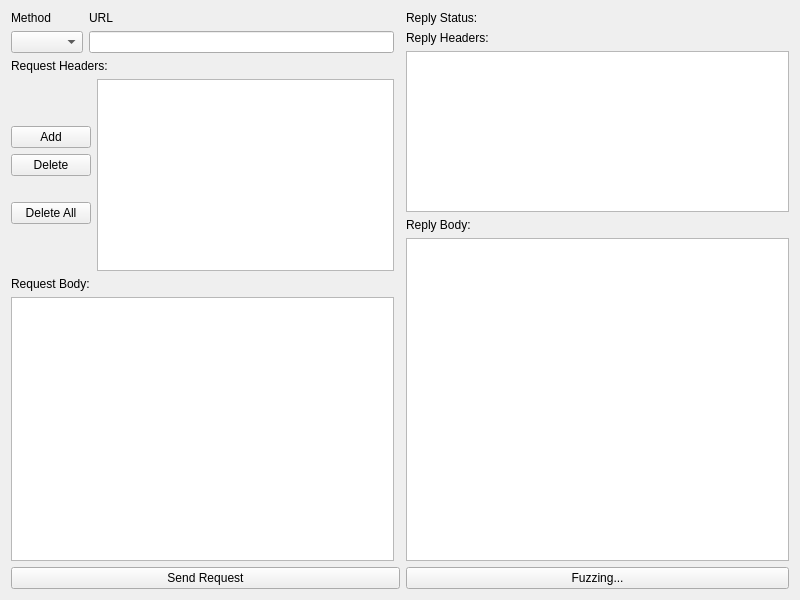
<?xml version="1.0" encoding="UTF-8"?>
<ui version="4.0">
 <class>GuiRepeater</class>
 <widget class="QWidget" name="GuiRepeater">
  <property name="geometry">
   <rect>
    <x>0</x>
    <y>0</y>
    <width>800</width>
    <height>600</height>
   </rect>
  </property>
  <property name="windowTitle">
   <string>HTTP(S) Gui Client</string>
  </property>
  <layout class="QGridLayout" name="gridLayout">
   <item row="2" column="0">
    <layout class="QVBoxLayout" name="requestVLayout">
     <item>
      <layout class="QGridLayout" name="editRequestLayout">
       <item row="5" column="0">
        <layout class="QHBoxLayout" name="horizontalLayout">
         <item>
          <layout class="QVBoxLayout" name="verticalLayout">
           <item>
            <spacer name="requestButtonsVSpacer">
             <property name="orientation">
              <enum>Qt::Vertical</enum>
             </property>
             <property name="sizeHint" stdset="0">
              <size>
               <width>20</width>
               <height>40</height>
              </size>
             </property>
            </spacer>
           </item>
           <item>
            <widget class="QPushButton" name="addRequestHeaderButon">
             <property name="text">
              <string>Add</string>
             </property>
            </widget>
           </item>
           <item>
            <widget class="QPushButton" name="deleteRequetHeaderButton">
             <property name="text">
              <string>Delete</string>
             </property>
            </widget>
           </item>
           <item>
            <spacer name="verticalSpacer_2">
             <property name="orientation">
              <enum>Qt::Vertical</enum>
             </property>
             <property name="sizeType">
              <enum>QSizePolicy::Maximum</enum>
             </property>
             <property name="sizeHint" stdset="0">
              <size>
               <width>20</width>
               <height>20</height>
              </size>
             </property>
            </spacer>
           </item>
           <item>
            <widget class="QPushButton" name="deleteAllRequestHeaderButton">
             <property name="text">
              <string>Delete All</string>
             </property>
            </widget>
           </item>
           <item>
            <spacer name="verticalSpacer">
             <property name="orientation">
              <enum>Qt::Vertical</enum>
             </property>
             <property name="sizeHint" stdset="0">
              <size>
               <width>20</width>
               <height>40</height>
              </size>
             </property>
            </spacer>
           </item>
          </layout>
         </item>
         <item>
          <widget class="QTableView" name="requestHeadersTableView">
           <property name="sizePolicy">
            <sizepolicy hsizetype="Expanding" vsizetype="Expanding">
             <horstretch>0</horstretch>
             <verstretch>1</verstretch>
            </sizepolicy>
           </property>
          </widget>
         </item>
        </layout>
       </item>
       <item row="4" column="0">
        <widget class="QLabel" name="requestHeadersLabel">
         <property name="text">
          <string>Request Headers:</string>
         </property>
        </widget>
       </item>
       <item row="7" column="0">
        <widget class="QLabel" name="requestBodyLabel">
         <property name="text">
          <string>Request Body:</string>
         </property>
         <property name="buddy">
          <cstring>requestBodyPlainTextEdit</cstring>
         </property>
        </widget>
       </item>
       <item row="8" column="0">
        <widget class="QPlainTextEdit" name="requestBodyPlainTextEdit">
         <property name="sizePolicy">
          <sizepolicy hsizetype="Expanding" vsizetype="Expanding">
           <horstretch>0</horstretch>
           <verstretch>2</verstretch>
          </sizepolicy>
         </property>
        </widget>
       </item>
       <item row="2" column="0">
        <layout class="QGridLayout" name="startingLineGridLayout">
         <item row="0" column="0">
          <widget class="QLabel" name="requestMethodLabel">
           <property name="text">
            <string>Method</string>
           </property>
           <property name="buddy">
            <cstring>requestMethodComboBox</cstring>
           </property>
          </widget>
         </item>
         <item row="0" column="1">
          <widget class="QLabel" name="urlLineEditLabel">
           <property name="text">
            <string>URL</string>
           </property>
           <property name="buddy">
            <cstring>urlLineEdit</cstring>
           </property>
          </widget>
         </item>
         <item row="1" column="0">
          <widget class="QComboBox" name="requestMethodComboBox">
           <property name="currentText">
            <string notr="true"/>
           </property>
          </widget>
         </item>
         <item row="1" column="1">
          <widget class="QLineEdit" name="urlLineEdit"/>
         </item>
        </layout>
       </item>
      </layout>
     </item>
    </layout>
   </item>
   <item row="2" column="2">
    <layout class="QVBoxLayout" name="replyVLayout">
     <item>
      <layout class="QHBoxLayout" name="replyStatusHLayout">
       <item>
        <widget class="QLabel" name="replyStatusStatusLabel">
         <property name="sizePolicy">
          <sizepolicy hsizetype="Maximum" vsizetype="Preferred">
           <horstretch>0</horstretch>
           <verstretch>0</verstretch>
          </sizepolicy>
         </property>
         <property name="text">
          <string>Reply Status:</string>
         </property>
        </widget>
       </item>
       <item>
        <widget class="QLabel" name="replyStatusCodeDescriptionLabel">
         <property name="text">
          <string/>
         </property>
        </widget>
       </item>
      </layout>
     </item>
     <item>
      <widget class="QLabel" name="replyHeadersLabel">
       <property name="text">
        <string>Reply Headers:</string>
       </property>
       <property name="buddy">
        <cstring>replyHeadersTableView</cstring>
       </property>
      </widget>
     </item>
     <item>
      <widget class="QTableView" name="replyHeadersTableView">
       <property name="sizePolicy">
        <sizepolicy hsizetype="Expanding" vsizetype="Expanding">
         <horstretch>0</horstretch>
         <verstretch>1</verstretch>
        </sizepolicy>
       </property>
       <attribute name="verticalHeaderVisible">
        <bool>false</bool>
       </attribute>
      </widget>
     </item>
     <item>
      <widget class="QLabel" name="replyBodyLabel">
       <property name="text">
        <string>Reply Body:</string>
       </property>
       <property name="buddy">
        <cstring>replyBodyPlainTextEdit</cstring>
       </property>
      </widget>
     </item>
     <item>
      <widget class="QPlainTextEdit" name="replyBodyPlainTextEdit">
       <property name="enabled">
        <bool>true</bool>
       </property>
       <property name="sizePolicy">
        <sizepolicy hsizetype="Expanding" vsizetype="Expanding">
         <horstretch>0</horstretch>
         <verstretch>2</verstretch>
        </sizepolicy>
       </property>
       <property name="readOnly">
        <bool>true</bool>
       </property>
      </widget>
     </item>
    </layout>
   </item>
   <item row="3" column="0" colspan="2">
    <widget class="QPushButton" name="sendRequestButton">
     <property name="text">
      <string>Send Request</string>
     </property>
    </widget>
   </item>
   <item row="3" column="2">
    <widget class="QPushButton" name="fuzzButton">
     <property name="text">
      <string>Fuzzing...</string>
     </property>
    </widget>
   </item>
  </layout>
 </widget>
 <resources/>
 <connections/>
</ui>
